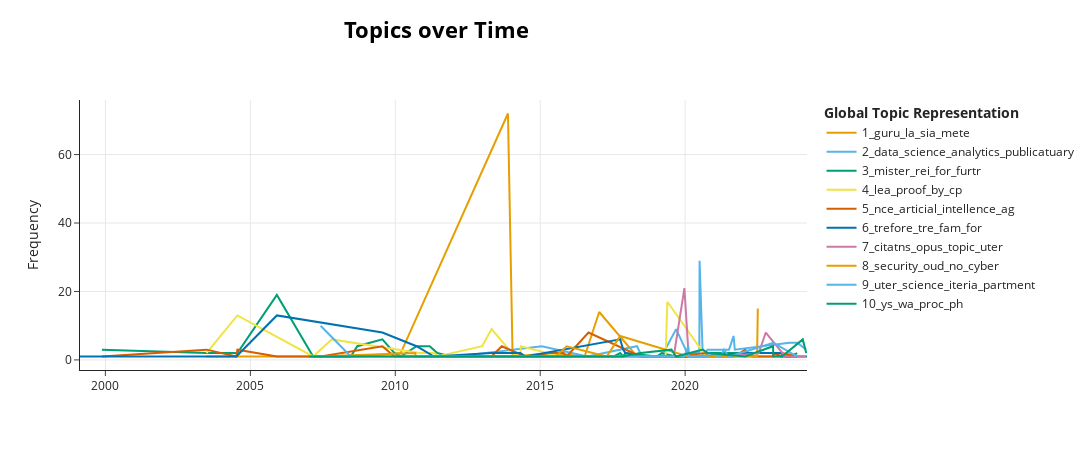

Here is the notebook cell this chart was saved with:
### Code cell
timestamps = dfx1['published'].values.tolist()
topics_over_time = model.topics_over_time(docs, timestamps)
model.visualize_topics_over_time(topics_over_time, topics=[1,2,3,4,5,6,7,8,9,10])

### Figure 1 — Plotly figure (JSON) as saved in the notebook; plotly's stock layout.template omitted (floating-point values rounded to 4 significant figures)
{"data": [{"hoverinfo": "text", "hovertext": ["<b>Topic 1</b><br>Words: torto, distributatibity, rca, sebastiavia, rice", "<b>Topic 1</b><br>Words: joidist, to, it, guru, la", "<b>Topic 1</b><br>Words: um, lah, blah, has, kk", "<b>Topic 1</b><br>Words: guru, la, sia, mete, ore", "<b>Topic 1</b><br>Words: dist, guru, la, sia, mete", "<b>Topic 1</b><br>Words: ric, guru, sc, testos, sic", "<b>Topic 1</b><br>Words: oicom, amalaga, put, icom, ria", "<b>Topic 1</b><br>Words: isabelle, la, bu, guru, una", "<b>Topic 1</b><br>Words: gree, logistic, baclor, master, msipt", "<b>Topic 1</b><br>Words: manuel, ito, bee, jo, to", "<b>Topic 1</b><br>Words: te, la, guru, sia, mete", "<b>Topic 1</b><br>Words: place, ian, la, iat, guru", "<b>Topic 1</b><br>Words: bk, oro, ler, kared, ilesumorkane"], "marker": {"color": "#E69F00"}, "mode": "lines", "name": "1_guru_la_sia_mete", "type": "scatter", "x": ["2003-06-27T14:06:59+00:00", "2008-09-08T20:54:36+00:00", "2010-03-09T17:02:21+00:00", "2013-11-20T10:46:35+00:00", "2014-01-18T01:46:52+00:00", "2015-06-01T16:09:53+00:00", "2016-07-13T14:25:03+00:00", "2017-01-13T09:28:04+00:00", "2018-05-04T12:28:03+00:00", "2019-03-09T15:26:05+00:00", "2021-09-17T19:15:41+00:00", "2023-05-05T18:55:32+00:00", "2023-11-11T11:17:16+00:00"], "y": [1, 1, 2, 72, 1, 2, 1, 14, 1, 1, 1, 1, 1]}, {"hoverinfo": "text", "hovertext": ["<b>Topic 2</b><br>Words: maybe, data, ribbons, user, key", "<b>Topic 2</b><br>Words: data, da, fu, science, schouter", "<b>Topic 2</b><br>Words: north, data, tconcepts, applicatmatmatics, gra", "<b>Topic 2</b><br>Words: data, warehouse, analytics, educatnal, science", "<b>Topic 2</b><br>Words: data, lancaster, iisc, schouti, iiunt", "<b>Topic 2</b><br>Words: istugart, juadur, admiedly, data, next", "<b>Topic 2</b><br>Words: data, science, oud, kane, analytics", "<b>Topic 2</b><br>Words: wi, data, what, borericksodata, teresearchallee", "<b>Topic 2</b><br>Words: data, gap, researmap, challechallechallechallechallechallebehr, issudom", "<b>Topic 2</b><br>Words: data, analytics, publicatuary, surveys, vno", "<b>Topic 2</b><br>Words: data, analysis, sensi, resour, colleonce", "<b>Topic 2</b><br>Words: income, genr, data, aaavery, qualicatage", "<b>Topic 2</b><br>Words: data, sketchi, conntiality, work, privacy", "<b>Topic 2</b><br>Words: data, machine, oud, service, paa", "<b>Topic 2</b><br>Words: master, data, bryaimost, tcker, aoiacamic", "<b>Topic 2</b><br>Words: data, stake, science, idata, business", "<b>Topic 2</b><br>Words: data, drew, science, conway, benjamibe", "<b>Topic 2</b><br>Words: data, science, statistics, oud, um"], "marker": {"color": "#56B4E9"}, "mode": "lines", "name": "2_data_science_analytics_publicatuary", "type": "scatter", "x": ["2012-02-14T03:01:53+00:00", "2015-01-21T02:41:55+00:00", "2016-08-17T16:07:57+00:00", "2018-05-04T12:28:03+00:00", "2018-07-05T21:32:18+00:00", "2019-03-09T15:26:05+00:00", "2019-09-09T11:31:40+00:00", "2020-01-27T21:39:57+00:00", "2020-06-28T02:06:54+00:00", "2020-07-01T02:33:58+00:00", "2020-08-10T09:28:36+00:00", "2020-10-08T09:11:51+00:00", "2021-07-06T19:12:03+00:00", "2021-09-02T17:36:24+00:00", "2021-09-17T19:15:41+00:00", "2023-08-08T06:45:15+00:00", "2023-11-13T12:12:32+00:00", "2024-03-06T00:49:08+00:00"], "y": [1, 4, 1, 4, 1, 1, 9, 2, 2, 29, 1, 3, 3, 7, 3, 5, 5, 3]}, {"hoverinfo": "text", "hovertext": ["<b>Topic 3</b><br>Words: um, oriformal, tert, post, oarable", "<b>Topic 3</b><br>Words: aelement, set, input, fa, just", "<b>Topic 3</b><br>Words: diagnosis, fare, ffff, tfall, most", "<b>Topic 3</b><br>Words: chur, asymptotic, to, itself, mi", "<b>Topic 3</b><br>Words: terminatfof, ffotr, tfurtr, eahas, precisely", "<b>Topic 3</b><br>Words: sparaditnally, does, spare, continuity, metric", "<b>Topic 3</b><br>Words: sx, sy, px, sch, ackermantho", "<b>Topic 3</b><br>Words: tqm, move, fa, ttm, innocent", "<b>Topic 3</b><br>Words: harsh, notice, party, geometrical, bormandaniel", "<b>Topic 3</b><br>Words: rarr, value, poisoias, optiatinverse, seleoeu", "<b>Topic 3</b><br>Words: tse, mister, rei, for, furtr", "<b>Topic 3</b><br>Words: mister, rei, remark, lim, relatnally", "<b>Topic 3</b><br>Words: venuuter, evolutkledge, venufor, newmaand, ibib", "<b>Topic 3</b><br>Words: tgm, tg, by, of, and", "<b>Topic 3</b><br>Words: seat, sara, mler, note, so", "<b>Topic 3</b><br>Words: iopewho, ipl, disc, nevertless, multi", "<b>Topic 3</b><br>Words: ifor, mister, rei, for, furtr", "<b>Topic 3</b><br>Words: ifor, it, mister, rei, for", "<b>Topic 3</b><br>Words: tup, morgager, machine, vcity, dane", "<b>Topic 3</b><br>Words: hom, feel, ihom, iratr, become", "<b>Topic 3</b><br>Words: ealor, itaylor, robvusly, giverrand, iexists", "<b>Topic 3</b><br>Words: timeless, acett, mutnal, givenumbers, wime", "<b>Topic 3</b><br>Words: nevertless, morate, iunlike, relatively, furtr", "<b>Topic 3</b><br>Words: points, before, are, as, that", "<b>Topic 3</b><br>Words: cente, year, mediacente, meacente, franal", "<b>Topic 3</b><br>Words: balanci, jacksodferent, iidferent, intuitaors, wupholdi", "<b>Topic 3</b><br>Words: aresults, iarithmetic, torias, burger, ifor", "<b>Topic 3</b><br>Words: oops, interfac, furtr, shari, how", "<b>Topic 3</b><br>Words: lega, sov, iterbasic, iterfor, crnobyl", "<b>Topic 3</b><br>Words: humans, wwwith, representatwfor, owithout, osely", "<b>Topic 3</b><br>Words: ver, mister, rei, for, furtr", "<b>Topic 3</b><br>Words: ea, inatural, by, iproof, induive", "<b>Topic 3</b><br>Words: veconway, easome, conway, value, although"], "marker": {"color": "#009E73"}, "mode": "lines", "name": "3_mister_rei_for_furtr", "type": "scatter", "x": ["1999-11-17T17:18:42+00:00", "2003-06-27T14:06:59+00:00", "2004-07-21T03:58:22+00:00", "2005-11-30T20:36:54+00:00", "2007-03-02T09:21:20+00:00", "2008-06-19T18:09:01+00:00", "2008-09-08T20:54:36+00:00", "2009-07-22T09:17:30+00:00", "2009-12-21T15:24:08+00:00", "2010-03-09T14:53:12+00:00", "2010-03-09T17:02:21+00:00", "2010-09-25T19:27:41+00:00", "2011-03-10T09:51:19+00:00", "2011-06-14T17:46:06+00:00", "2011-11-30T13:44:46+00:00", "2012-10-24T19:24:59+00:00", "2013-10-29T18:29:13+00:00", "2014-04-25T17:37:44+00:00", "2017-07-16T05:58:40+00:00", "2017-10-04T19:19:00+00:00", "2017-11-11T19:25:36+00:00", "2017-12-09T13:07:27+00:00", "2019-01-11T16:52:36+00:00", "2019-03-09T15:26:05+00:00", "2019-09-05T05:07:28+00:00", "2020-02-09T15:50:50+00:00", "2020-09-20T22:54:22+00:00", "2020-10-08T09:11:51+00:00", "2022-01-26T04:42:45+00:00", "2023-01-12T02:37:00+00:00", "2023-05-05T18:55:32+00:00", "2023-08-18T15:23:33+00:00", "2023-11-13T12:12:32+00:00"], "y": [3, 2, 2, 19, 1, 1, 4, 6, 2, 1, 1, 4, 4, 2, 1, 1, 1, 1, 1, 2, 1, 2, 1, 2, 1, 1, 1, 2, 2, 2, 1, 1, 2]}, {"hoverinfo": "text", "hovertext": ["<b>Topic 4</b><br>Words: lea, countable, proof, contrfuntorem, tpre", "<b>Topic 4</b><br>Words: lea, cp, last, proof, suppose", "<b>Topic 4</b><br>Words: lea, be, protiproposit, lexity, osed", "<b>Topic 4</b><br>Words: lea, inx, suppose, eb, proof", "<b>Topic 4</b><br>Words: lea, his, since, arg, by", "<b>Topic 4</b><br>Words: globally, corollary, lea, since, mis", "<b>Topic 4</b><br>Words: proposittre, hl, lea, from, with", "<b>Topic 4</b><br>Words: lea, proof, cbe, vis, format", "<b>Topic 4</b><br>Words: lea, uk, pk, suppose, xi", "<b>Topic 4</b><br>Words: lea, unt, ilea, proof, case", "<b>Topic 4</b><br>Words: lea, proof, for, by, cp", "<b>Topic 4</b><br>Words: tsince, lea, cut, case, proof", "<b>Topic 4</b><br>Words: lea, givefor, equivalent, sounrs, swr", "<b>Topic 4</b><br>Words: lea, iwl, otsimulated, outputs, fa", "<b>Topic 4</b><br>Words: vieq, propositfur, itree, lea, ti", "<b>Topic 4</b><br>Words: lea, zd, proof, ex, lg", "<b>Topic 4</b><br>Words: rl, cmat, setems, martiamo, leaas", "<b>Topic 4</b><br>Words: lea, proof, consir, givet, tb", "<b>Topic 4</b><br>Words: lea, intity, bf, tay, futo"], "marker": {"color": "#F0E442"}, "mode": "lines", "name": "4_lea_proof_by_cp", "type": "scatter", "x": ["2003-06-27T14:06:59+00:00", "2004-07-21T03:58:22+00:00", "2007-03-02T09:21:20+00:00", "2007-10-22T12:05:02+00:00", "2010-11-05T07:54:47+00:00", "2011-05-04T15:01:33+00:00", "2011-06-14T17:46:06+00:00", "2012-12-30T17:31:58+00:00", "2013-04-27T18:10:36+00:00", "2014-01-12T00:05:22+00:00", "2014-04-25T17:37:44+00:00", "2014-05-01T04:32:05+00:00", "2015-09-24T01:52:55+00:00", "2016-08-31T16:04:37+00:00", "2019-04-30T09:07:37+00:00", "2019-05-21T14:26:01+00:00", "2020-09-20T22:54:22+00:00", "2023-04-29T21:43:31+00:00", "2023-08-18T15:23:33+00:00"], "y": [2, 13, 1, 6, 2, 2, 1, 4, 9, 2, 1, 4, 1, 1, 1, 17, 1, 1, 2]}, {"hoverinfo": "text", "hovertext": ["<b>Topic 5</b><br>Words: cert, wgibraltar, euiaeuiabut, absolutely, ny", "<b>Topic 5</b><br>Words: error, chapter, lit, sort, seipraice", "<b>Topic 5</b><br>Words: tneedlfurtr, utshi, tcabe, ibr, vesolo", "<b>Topic 5</b><br>Words: ag, wins, and, for, seibased", "<b>Topic 5</b><br>Words: ais, rmit, aunitary, aof, start", "<b>Topic 5</b><br>Words: former, cantot, suinstead, coenti, au", "<b>Topic 5</b><br>Words: counicatlexity, nr, leymaitre, grbb, gore", "<b>Topic 5</b><br>Words: jont, evecoonly, bela, repeati, accept", "<b>Topic 5</b><br>Words: move, ag, play, consequently, tito", "<b>Topic 5</b><br>Words: arab, nce, iartiartikleiberg, curusly, evet", "<b>Topic 5</b><br>Words: lah, apply, had, loarticial, um", "<b>Topic 5</b><br>Words: pearsotse, searsay, iboat, tmaps, iseiseiseise", "<b>Topic 5</b><br>Words: connegeometry, eometry, morgai, intas, asyetric", "<b>Topic 5</b><br>Words: drt, ribbons, ag, additnally, nest", "<b>Topic 5</b><br>Words: aassic, givearable, iicartesia, givexi, dino", "<b>Topic 5</b><br>Words: sefk, process, ci, ds, sets", "<b>Topic 5</b><br>Words: nce, subst, for, since, dlc", "<b>Topic 5</b><br>Words: up, makup, cabut, sealice, dowinote", "<b>Topic 5</b><br>Words: reen, ag, nst, as, gray", "<b>Topic 5</b><br>Words: set, renel, preliminarifrom, researour, ootrwise", "<b>Topic 5</b><br>Words: ahara, owby, joyce, toically, specically", "<b>Topic 5</b><br>Words: xm, nce, xb, articial, nie", "<b>Topic 5</b><br>Words: value, luminosity, itotal, patrocollir, cops", "<b>Topic 5</b><br>Words: russell, omea, idox, doxical, ifree", "<b>Topic 5</b><br>Words: our, hub, as, publicatns, abity", "<b>Topic 5</b><br>Words: quotient, satisfyi, induive, opeosed, cartesiacaprand", "<b>Topic 5</b><br>Words: counteri, ag, once, from, re", "<b>Topic 5</b><br>Words: usually, gamof, chr, chromium, home", "<b>Topic 5</b><br>Words: rul, alodo, idog, eaund, beckmait", "<b>Topic 5</b><br>Words: vel, iistunts, eveuter, iiteria, iito", "<b>Topic 5</b><br>Words: ness, caand, omany, algorithms, addressi", "<b>Topic 5</b><br>Words: iaachi, anyway, lopits, simulate, cul", "<b>Topic 5</b><br>Words: limited, nor, russell, ai, via", "<b>Topic 5</b><br>Words: overflow, bs, stack, conustrans, reddit", "<b>Topic 5</b><br>Words: seseosenally, seresear, researultimately, odowhat, sese", "<b>Topic 5</b><br>Words: just, aivitisince, iifundamentals, sistence, abity", "<b>Topic 5</b><br>Words: satiit, nas, uw, apply, pick", "<b>Topic 5</b><br>Words: posterr, estimate, calculate, rei, errors", "<b>Topic 5</b><br>Words: zone, ag, note, articial, intellence"], "marker": {"color": "#D55E00"}, "mode": "lines", "name": "5_nce_articial_intellence_ag", "type": "scatter", "x": ["1999-11-17T17:18:42+00:00", "2003-06-27T14:06:59+00:00", "2004-07-08T08:20:05+00:00", "2004-07-21T03:58:22+00:00", "2005-11-30T20:36:54+00:00", "2007-01-13T16:50:37+00:00", "2007-03-29T18:43:58+00:00", "2007-06-04T17:17:44+00:00", "2009-07-22T09:17:30+00:00", "2009-12-21T15:24:08+00:00", "2010-03-09T17:02:21+00:00", "2011-03-10T09:51:19+00:00", "2011-11-30T13:44:46+00:00", "2012-02-14T03:01:53+00:00", "2012-12-30T17:31:58+00:00", "2013-04-27T18:10:36+00:00", "2013-09-03T15:08:39+00:00", "2014-06-28T11:17:12+00:00", "2015-05-05T08:19:11+00:00", "2015-10-22T14:44:25+00:00", "2015-11-29T23:54:03+00:00", "2016-08-31T16:04:37+00:00", "2018-06-18T11:54:53+00:00", "2019-01-11T16:52:36+00:00", "2019-08-16T14:26:08+00:00", "2020-09-20T22:54:22+00:00", "2020-10-08T09:11:51+00:00", "2020-10-12T13:40:40+00:00", "2020-12-22T16:28:18+00:00", "2021-05-04T18:58:18+00:00", "2021-07-06T19:12:03+00:00", "2021-09-07T01:41:41+00:00", "2022-01-26T04:42:45+00:00", "2022-05-03T15:06:23+00:00", "2023-01-12T02:37:00+00:00", "2023-01-17T13:43:57+00:00", "2023-04-29T21:43:31+00:00", "2023-05-05T18:55:32+00:00", "2023-11-13T12:12:32+00:00"], "y": [1, 3, 1, 3, 1, 1, 1, 1, 4, 1, 1, 1, 1, 1, 1, 1, 4, 1, 2, 2, 1, 8, 1, 1, 1, 2, 1, 1, 1, 1, 1, 1, 3, 1, 1, 2, 1, 2, 1]}, {"hoverinfo": "text", "hovertext": ["<b>Topic 6</b><br>Words: referencnext, formally, team, trefore, just", "<b>Topic 6</b><br>Words: great, prog, conusby, tre, iaccordi", "<b>Topic 6</b><br>Words: mal, size, frequency, tre, simple", "<b>Topic 6</b><br>Words: uf, tnielse, sier, trefore, ro", "<b>Topic 6</b><br>Words: tre, trefore, but, that, note", "<b>Topic 6</b><br>Words: trefore, consir, unfoldi, tre, instead", "<b>Topic 6</b><br>Words: ink, tre, trefore, marcus, tns", "<b>Topic 6</b><br>Words: iitechnically, kand, essentially, itself, easy", "<b>Topic 6</b><br>Words: medium, trefore, send, sketone, seproposit", "<b>Topic 6</b><br>Words: sunamely, ioto, sj, trefore, note", "<b>Topic 6</b><br>Words: vo, rob, connebeteproposit, consirable, tre", "<b>Topic 6</b><br>Words: fam, tre, reg, circuit, point", "<b>Topic 6</b><br>Words: trefore, sx, observe, note, oremark", "<b>Topic 6</b><br>Words: uters, ihirc, tbut, trefore, pic", "<b>Topic 6</b><br>Words: upoit, my, fac, home, tre", "<b>Topic 6</b><br>Words: stochastic, onsu, houstoarrae, africaafrica, ruge", "<b>Topic 6</b><br>Words: instead, tre, trefore, fam, for", "<b>Topic 6</b><br>Words: newmaber, iseiivariatns, days, isabelle, chapter", "<b>Topic 6</b><br>Words: trefore, lady, lovelace, principle, really", "<b>Topic 6</b><br>Words: trefore, uter, through, rebellpascal, researoresearit", "<b>Topic 6</b><br>Words: trefore, lack, existi, oitre, collemost", "<b>Topic 6</b><br>Words: manold, unorm, trefore, approximatprojedimensre, dimenseuiadistancmeasure", "<b>Topic 6</b><br>Words: iinvestment, historical, risi, evince, ovll", "<b>Topic 6</b><br>Words: ieaone, substitutequivalence, pagjudgements, judgement, context", "<b>Topic 6</b><br>Words: iresults, publicatyear, number, unrgraduate, pas", "<b>Topic 6</b><br>Words: simarity, below, pendi, very, trefore"], "marker": {"color": "#0072B2"}, "mode": "lines", "name": "6_trefore_tre_fam_for", "type": "scatter", "x": ["1999-02-15T01:52:45+00:00", "1999-04-13T13:36:03+00:00", "2000-06-23T16:45:04+00:00", "2004-07-08T08:20:05+00:00", "2005-11-30T20:36:54+00:00", "2009-07-22T09:17:30+00:00", "2010-09-25T19:27:41+00:00", "2011-05-04T15:01:33+00:00", "2013-04-27T18:10:36+00:00", "2014-04-25T17:37:44+00:00", "2014-06-28T11:17:12+00:00", "2017-10-04T19:19:00+00:00", "2017-11-11T19:25:36+00:00", "2017-12-09T13:07:27+00:00", "2018-07-05T21:32:18+00:00", "2019-03-09T15:26:05+00:00", "2020-07-16T17:21:52+00:00", "2020-09-20T22:54:22+00:00", "2022-01-26T04:42:45+00:00", "2022-07-16T10:54:57+00:00", "2023-01-12T02:37:00+00:00", "2023-05-05T18:55:32+00:00", "2023-06-15T14:08:07+00:00", "2023-08-18T15:23:33+00:00", "2024-03-06T00:49:08+00:00", "2024-03-15T17:02:28+00:00"], "y": [1, 1, 1, 1, 13, 8, 4, 1, 2, 2, 1, 6, 3, 2, 1, 1, 1, 1, 2, 2, 2, 2, 1, 1, 1, 1]}, {"hoverinfo": "text", "hovertext": ["<b>Topic 7</b><br>Words: citatinx, lore, cite, citatret, introdurecent", "<b>Topic 7</b><br>Words: dvark, spanni, goo, anonymous, css", "<b>Topic 7</b><br>Words: matmatics, ltered, table, thorough, eafor", "<b>Topic 7</b><br>Words: opus, uter, sc, uster, matmatics", "<b>Topic 7</b><br>Words: satwas, procedural, orst, dms, floyd", "<b>Topic 7</b><br>Words: num, qi, citatit, citatpa, cisfund", "<b>Topic 7</b><br>Words: topic, lteri, walk, collaborative, rank", "<b>Topic 7</b><br>Words: gentry, referencark, ioshow, thauti, hopcounicatns", "<b>Topic 7</b><br>Words: opus, administrator, sc, exts, matmatically", "<b>Topic 7</b><br>Words: citatns, topic, link, pas, year", "<b>Topic 7</b><br>Words: lens, opus, branni, scholarly, sc", "<b>Topic 7</b><br>Words: colleanalysis, seisesedata, iiat, lore, opus"], "marker": {"color": "#CC79A7"}, "mode": "lines", "name": "7_citatns_opus_topic_uter", "type": "scatter", "x": ["2011-03-10T09:51:19+00:00", "2017-11-01T04:23:01+00:00", "2019-08-10T17:58:19+00:00", "2019-12-22T19:56:49+00:00", "2020-02-14T18:56:12+00:00", "2020-08-09T03:42:43+00:00", "2020-08-10T09:28:36+00:00", "2021-07-06T19:12:03+00:00", "2022-07-16T10:54:57+00:00", "2022-10-13T10:03:52+00:00", "2023-06-15T14:08:07+00:00", "2024-03-06T00:49:08+00:00"], "y": [1, 1, 1, 21, 1, 1, 1, 1, 2, 8, 1, 1]}, {"hoverinfo": "text", "hovertext": ["<b>Topic 8</b><br>Words: byzantine, iibyzantine, raibyzantine, zaw, malicus", "<b>Topic 8</b><br>Words: layer, internal, external, security, relays", "<b>Topic 8</b><br>Words: kick, habit, informatadministratdata, universitit, hansered", "<b>Topic 8</b><br>Words: elorer, internet, tit, that, for", "<b>Topic 8</b><br>Words: vp, approval, who, approvi, capartial", "<b>Topic 8</b><br>Words: oud, store, aeka, ese, humphrey", "<b>Topic 8</b><br>Words: coesttory, ieconomic, ain, bihao, researspeivi", "<b>Topic 8</b><br>Words: cyber, security, threats, monitori, oud", "<b>Topic 8</b><br>Words: evoluttopics, otime, numerical, wne, security", "<b>Topic 8</b><br>Words: security, cyber, oud, no, ret", "<b>Topic 8</b><br>Words: networki, security, oud, cyber, specialty", "<b>Topic 8</b><br>Words: nx, iunlocki, researrst, icodi, tobudi", "<b>Topic 8</b><br>Words: no, yno, surveys, subseihackers, iyptograp", "<b>Topic 8</b><br>Words: oud, no, security, yno, secure"], "marker": {"color": "#E69F00"}, "mode": "lines", "name": "8_security_oud_no_cyber", "type": "scatter", "x": ["2007-03-29T18:43:58+00:00", "2010-09-10T12:54:24+00:00", "2010-09-13T15:15:07+00:00", "2011-03-10T09:51:19+00:00", "2014-07-08T15:56:15+00:00", "2014-07-28T09:14:35+00:00", "2015-07-13T15:41:46+00:00", "2015-11-29T23:54:03+00:00", "2017-04-18T13:24:41+00:00", "2017-10-03T20:04:33+00:00", "2020-02-10T18:47:35+00:00", "2020-08-12T20:15:39+00:00", "2022-06-25T15:04:47+00:00", "2022-07-04T17:19:56+00:00"], "y": [1, 2, 1, 1, 1, 1, 1, 4, 1, 7, 1, 1, 1, 15]}, {"hoverinfo": "text", "hovertext": ["<b>Topic 9</b><br>Words: ethics, researethics, uter, eineeri, co", "<b>Topic 9</b><br>Words: dor, prose, nijmegeem, licence, introduhow", "<b>Topic 9</b><br>Words: urine, researtory, researbib, acceptance, choppy", "<b>Topic 9</b><br>Words: gray, uter, humaeloratory, informatlibrary, greedaniel", "<b>Topic 9</b><br>Words: surgical, hops, speivsurgical, tve, iintrodusurgical", "<b>Topic 9</b><br>Words: future, implicatns, referenckirby, batgoldsmith, visns", "<b>Topic 9</b><br>Words: partment, southampton, southamptothaassist, elerouter, uosouthamptoatr", "<b>Topic 9</b><br>Words: boat, coratelse, vier, institutalth, metrics", "<b>Topic 9</b><br>Words: oud, counicatmatmatics, curriculum, islands, business", "<b>Topic 9</b><br>Words: uter, educatt, schools, task, force", "<b>Topic 9</b><br>Words: rents, ible, imp, ari, stunts", "<b>Topic 9</b><br>Words: eberger, iarose, alu, germaborne, motivatarose", "<b>Topic 9</b><br>Words: pax, aacceptance, counicatoati, ofufor, collegiate", "<b>Topic 9</b><br>Words: teni, etence, corona, oisrael, jerusalem", "<b>Topic 9</b><br>Words: iteria, uter, society, science, program", "<b>Topic 9</b><br>Words: toical, valiant, conjeure, uter, alrmadivest", "<b>Topic 9</b><br>Words: future, uter, imate, partment, science", "<b>Topic 9</b><br>Words: ssurveys, revelatn, simplicatalso, collepnomena, representatanalysis"], "marker": {"color": "#56B4E9"}, "mode": "lines", "name": "9_uter_science_iteria_partment", "type": "scatter", "x": ["2007-06-04T17:17:44+00:00", "2008-06-19T18:09:01+00:00", "2009-12-21T15:24:08+00:00", "2015-05-05T08:19:11+00:00", "2016-10-13T22:06:46+00:00", "2018-07-25T09:02:02+00:00", "2019-08-16T14:26:08+00:00", "2019-12-22T19:56:49+00:00", "2020-02-10T18:47:35+00:00", "2020-02-14T18:56:12+00:00", "2020-07-16T17:21:52+00:00", "2020-10-08T09:11:51+00:00", "2020-10-12T13:40:40+00:00", "2021-03-23T09:58:13+00:00", "2021-05-04T18:58:18+00:00", "2021-07-06T19:12:03+00:00", "2023-01-17T13:43:57+00:00", "2023-11-13T12:12:32+00:00"], "y": [10, 1, 1, 1, 1, 1, 1, 1, 4, 1, 1, 1, 2, 1, 3, 1, 5, 1]}, {"hoverinfo": "text", "hovertext": ["<b>Topic 10</b><br>Words: slli, lat, jersey, molli, le", "<b>Topic 10</b><br>Words: levy, ark, ironnessy, conud, evaluatcoratiro", "<b>Topic 10</b><br>Words: rou, th, hurt, irou, narendra", "<b>Topic 10</b><br>Words: ys, rev, ph, york, diz", "<b>Topic 10</b><br>Words: meyer, iproc, ri, onord, ny", "<b>Topic 10</b><br>Words: oud, elm, moo, map, berita", "<b>Topic 10</b><br>Words: internet, nad, may, tops, articial", "<b>Topic 10</b><br>Words: randomness, ssnor, odi, put, lute", "<b>Topic 10</b><br>Words: journal, spa, paersosnyr, randoi, sciencpaersosnyr", "<b>Topic 10</b><br>Words: bro, eye, rome, ma, saaf", "<b>Topic 10</b><br>Words: cm, ys, ed, mater, ph", "<b>Topic 10</b><br>Words: lancet, chapmahall, shari, wal, poll", "<b>Topic 10</b><br>Words: proc, iconf, via, atl, sci", "<b>Topic 10</b><br>Words: gamas, oroller, ifurevised, icounicatns, iproc", "<b>Topic 10</b><br>Words: genlizi, basic, informative, pk, nitleft", "<b>Topic 10</b><br>Words: wa, proceedis, istics, li, transans", "<b>Topic 10</b><br>Words: giuseppe, med, cci, die, antouk", "<b>Topic 10</b><br>Words: proteidata, acids, nueic, bank, worldwi", "<b>Topic 10</b><br>Words: online, kidney, tk, li, tucker", "<b>Topic 10</b><br>Words: wa, xu, ems, li, wu", "<b>Topic 10</b><br>Words: hassa, dis, studitse, anrsoborsleg, isimar"], "marker": {"color": "#009E73"}, "mode": "lines", "name": "10_ys_wa_proc_ph", "type": "scatter", "x": ["2007-01-13T16:50:37+00:00", "2007-06-04T17:17:44+00:00", "2010-03-07T14:09:11+00:00", "2012-10-02T11:47:37+00:00", "2013-09-03T15:08:39+00:00", "2014-07-28T09:14:35+00:00", "2015-05-05T08:19:11+00:00", "2016-08-31T16:04:37+00:00", "2017-11-01T04:23:01+00:00", "2018-06-18T11:54:53+00:00", "2019-07-12T09:44:01+00:00", "2019-09-09T11:31:40+00:00", "2020-08-10T09:28:36+00:00", "2020-10-12T13:40:40+00:00", "2022-01-26T04:42:45+00:00", "2023-01-12T02:37:00+00:00", "2023-01-17T13:43:57+00:00", "2023-02-04T06:11:34+00:00", "2023-05-05T18:55:32+00:00", "2024-01-22T10:57:09+00:00", "2024-03-06T00:49:08+00:00"], "y": [1, 1, 1, 1, 1, 1, 1, 1, 1, 2, 3, 1, 3, 2, 1, 4, 1, 1, 1, 6, 2]}], "layout": {"height": 450, "hoverlabel": {"bgcolor": "white", "font": {"family": "Rockwell", "size": 16}}, "legend": {"title": {"text": "<b>Global Topic Representation"}}, "title": {"font": {"color": "Black", "size": 22}, "text": "<b>Topics over Time</b>", "x": 0.4, "xanchor": "center", "y": 0.95, "yanchor": "top"}, "width": 1250, "xaxis": {"showgrid": true}, "yaxis": {"showgrid": true, "title": {"text": "Frequency"}}}}
